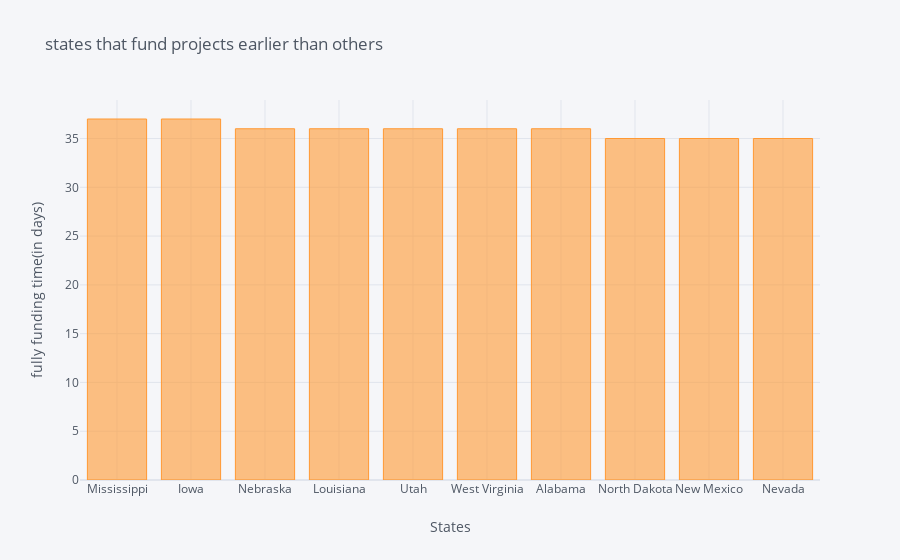

Notebook source saved alongside this figure:
### Code cell
slow_funding = slow[slow>32].sort_values(ascending = False).head(10)
slow_funding.iplot(kind='bar' , xTitle='States' , yTitle='fully funding time(in days)',
                  title='states that fund projects earlier than others'
                  )

### Figure 1 — Plotly figure (JSON) as saved in the notebook; plotly's stock layout.template omitted (floating-point values rounded to 4 significant figures)
{"data": [{"marker": {"color": "rgba(255, 153, 51, 0.6)", "line": {"color": "rgba(255, 153, 51, 1.0)", "width": 1}}, "name": "Funding Time", "orientation": "v", "text": "", "type": "bar", "x": ["Mississippi", "Iowa", "Nebraska", "Louisiana", "Utah", "West Virginia", "Alabama", "North Dakota", "New Mexico", "Nevada"], "y": [37, 37, 36, 36, 36, 36, 36, 35, 35, 35]}], "layout": {"legend": {"bgcolor": "#F5F6F9", "font": {"color": "#4D5663"}}, "paper_bgcolor": "#F5F6F9", "plot_bgcolor": "#F5F6F9", "title": {"font": {"color": "#4D5663"}, "text": "states that fund projects earlier than others"}, "xaxis": {"gridcolor": "#E1E5ED", "showgrid": true, "tickfont": {"color": "#4D5663"}, "title": {"font": {"color": "#4D5663"}, "text": "States"}, "zerolinecolor": "#E1E5ED"}, "yaxis": {"gridcolor": "#E1E5ED", "showgrid": true, "tickfont": {"color": "#4D5663"}, "title": {"font": {"color": "#4D5663"}, "text": "fully funding time(in days)"}, "zerolinecolor": "#E1E5ED"}}}
